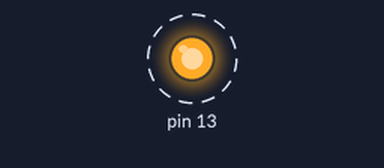
Bench run of a sketch on a simulated Arduino Uno, built with avr-gcc and run on an emulated ATmega328P. On the bench: output pins drawn as LEDs (lit = HIGH). Dashed ring = blinking.

Above: at 0.5 s.
Timing chart, 0 to 3.0 s (numbered marks = the images above):
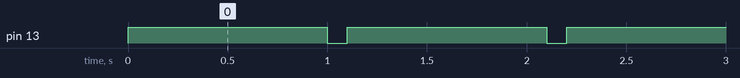

Measured:
- by itself, pin 13: alternates HIGH for 1.0 s and LOW for 0.10 s

The sketch:

Code.ino
```cpp
//Name :- Kunjesh Kantilal Ramani (200515106)
//Date :- 18th May 2022
//Week :- Week 1 LEVEL 2
//Description :-  = Modify the program to flash your initials using Morse code (See chart below). A “dot” would have the LED on for 100 mS and for a dash the LED would be on for 1000 mS

void setup()
{
  pinMode(13, OUTPUT);
}

void loop()
{
  // MY initail are K  and R so it will be 1000,100,1000 and
  // 100, 1000, 100 ms
  // I have write the code in format:-
  // HIGH, 1000ms delay, LOW, 100ms delay, HIGH 1000ms and
  // LOW, 100ms delay, HIGH, 1000ms delay, LOW 100ms Delay

  digitalWrite(13, HIGH);
  delay(1000); // Wait for 1000 millisecond(s)
  digitalWrite(13, LOW);
  delay(100); // Wait for 100 millisecond(s)
  digitalWrite(13, HIGH);
  delay(1000); // Wait for 1000 millisecond(s)

  digitalWrite(13, LOW);
  delay(100); // Wait for 100 millisecond(s)
  digitalWrite(13, HIGH);
  delay(1000); // Wait for 1000 millisecond(s)
  digitalWrite(13, LOW);
  delay(100); // Wait for 100 millisecond(s)
}
```
